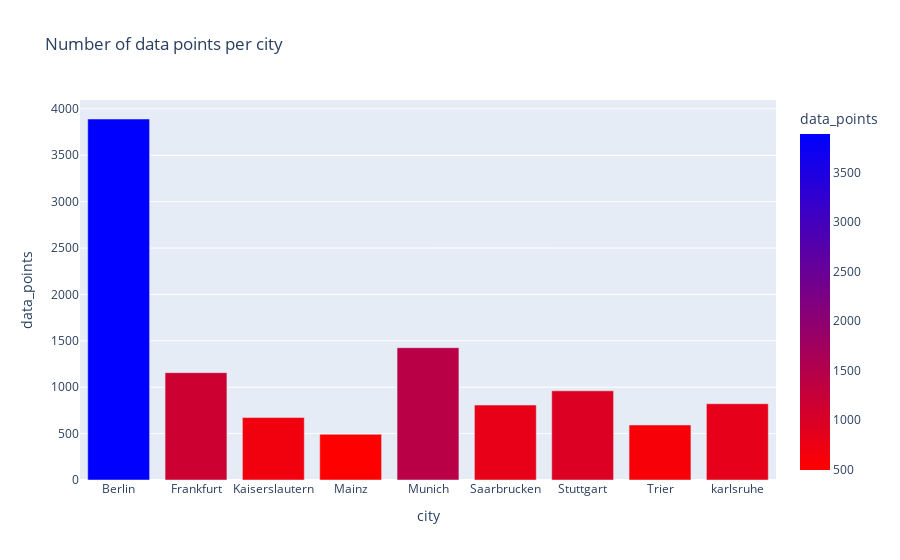

The notebook cell this image was saved under:
### Code cell
#@title Number of data points / polygons we have on each city
fig = px.bar(df_city, x=df_city.index, y='data_points', color='data_points', color_continuous_scale='Bluered_r', title="Number of data points per city")
fig.show()

### Figure 1 — Plotly figure (JSON) as saved in the notebook; plotly's stock layout.template omitted (floating-point values rounded to 4 significant figures)
{"data": [{"alignmentgroup": "True", "hovertemplate": "city=%{x}<br>data_points=%{marker.color}<extra></extra>", "legendgroup": "", "marker": {"color": [3891, 1157, 673, 493, 1426, 808, 961, 593, 822], "coloraxis": "coloraxis", "pattern": {"shape": ""}}, "name": "", "offsetgroup": "", "orientation": "v", "showlegend": false, "textposition": "auto", "type": "bar", "x": ["Berlin", "Frankfurt", "Kaiserslautern", "Mainz", "Munich", "Saarbrucken", "Stuttgart", "Trier", "karlsruhe"], "xaxis": "x", "y": [3891, 1157, 673, 493, 1426, 808, 961, 593, 822], "yaxis": "y"}], "layout": {"barmode": "relative", "coloraxis": {"colorbar": {"title": {"text": "data_points"}}, "colorscale": [[0, "rgb(255,0,0)"], [1, "rgb(0,0,255)"]]}, "legend": {"tracegroupgap": 0}, "title": {"text": "Number of data points per city"}, "xaxis": {"anchor": "y", "domain": [0, 1], "title": {"text": "city"}}, "yaxis": {"anchor": "x", "domain": [0, 1], "title": {"text": "data_points"}}}}
